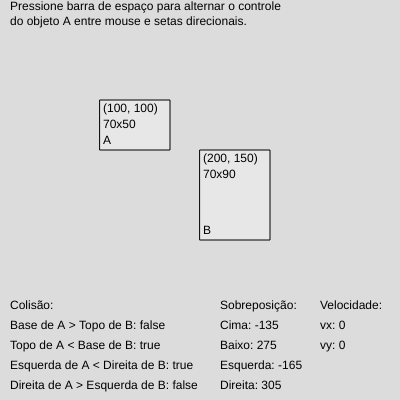
Frame 1 (no input)
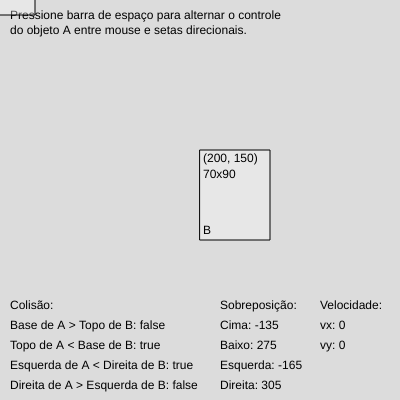
Frame 60 (no input)
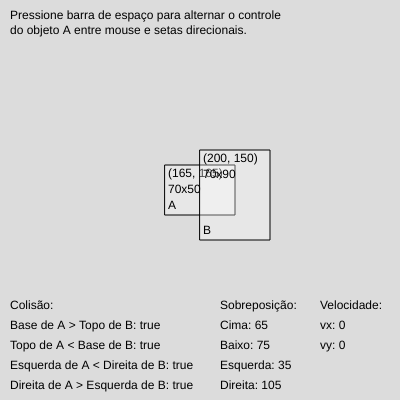
Frame 120 (the mouse pressed at the canvas centre since frame 60)

The p5.js sketch that drew these frames (run headless with seeded random() and noise() and a simulated clock; from frame 60 on, the mouse is pressed at the canvas centre):

// p5.js sketch
// ── sketch.js
class Objeto {
  constructor(x, y, largura, altura, rotulo) {
    this.x = x;
    this.y = y;
    this.largura = largura;
    this.altura = altura;
    this.rotulo = rotulo;
    this.vx = 0;
    this.vy = 0;
  }

  mostrar() {
    fill(255, 80);
    rect(this.x, this.y, this.largura, this.altura);
    textSize(12);
    textAlign(LEFT, TOP);
    fill("black");
    text(`(${this.x}, ${this.y})`, this.x + 3, this.y + 3);
    text(`${this.largura}x${this.altura}`, this.x + 3, this.y + 19);

    textAlign(LEFT, BOTTOM);
    text(this.rotulo, this.x + 3, this.y + this.altura - 3);
  }

  seguir(x, y) {
    this.x = x;
    this.y = y;
  }

  mover() {
    this.x += this.vx;
    this.y += this.vy;
  }
}

let movel, fixo, controlarComMouse;
function setup() {
  createCanvas(400, 400);
  fixo = new Objeto(200, 150, 70, 90, "B");
  movel = new Objeto(100, 100, 70, 50, "A");
  controlarComMouse = true;
}

function draw() {
  background(220);
  text(
    "Pressione barra de espaço para alternar o controle \ndo objeto A entre mouse e setas direcionais.",
    10,
    10
  );
  movel.mover();
  movel.mostrar();
  fixo.mostrar();

  checarColisao();
  controlar();
  desenharInfo();
}

function checarColisao() {
  let colide =
    movel.y + movel.altura > fixo.y &&
    movel.y < fixo.y + fixo.altura &&
    movel.x < fixo.x + fixo.largura &&
    movel.x + movel.largura > fixo.x;

  if (colide) {
    let overlapLeft = movel.x + movel.largura - fixo.x;
    let overlapRight = fixo.x + fixo.largura - movel.x;
    let overlapTop = movel.y + movel.altura - fixo.y;
    let overlapBottom = fixo.y + fixo.altura - movel.y;

    let minOverlap = Math.min(
      overlapBottom,
      overlapLeft,
      overlapRight,
      overlapTop
    );

    if (minOverlap === overlapTop && movel.vy > 0) {
      movel.y = fixo.y - movel.altura;
      movel.vy = 0;
    } else if (minOverlap === overlapBottom && movel.vy < 0) {
      movel.y = fixo.y + fixo.altura;
      movel.vy = 0;
    } else if (minOverlap === overlapLeft && movel.vx > 0) {
      movel.x = fixo.x - movel.largura;
      movel.vx = 0;
    } else if (minOverlap === overlapRight && movel.vx < 0) {
      movel.x = fixo.x + fixo.largura;
      movel.vx = 0;
    }
  }
}

function controlar() {
  if (controlarComMouse) {
    movel.seguir(mouseX - movel.largura / 2, mouseY - movel.largura / 2);
  } else {
    if (keyIsDown(UP_ARROW)) {
      movel.vy = -1;
    } else if (keyIsDown(DOWN_ARROW)) {
      movel.vy = 1;
    } else {
      movel.vy = 0;
    }
    if (keyIsDown(LEFT_ARROW)) {
      movel.vx = -1;
    } else if (keyIsDown(RIGHT_ARROW)) {
      movel.vx = 1;
    } else {
      movel.vx = 0;
    }
  }
}

function keyPressed() {
  if (keyCode === 32) {
    controlarComMouse = !controlarComMouse;
  }
}

function desenharInfo() {
  let topo = 300;
  textSize(12);
  textAlign(LEFT, TOP);
  fill("black");
  text("Colisão:", 10, topo);
  text(
    `Base de A > Topo de B: ${movel.y + movel.altura > fixo.y}`,
    10,
    topo + 20
  );
  text(
    `Topo de A < Base de B: ${movel.y < fixo.y + fixo.altura}`,
    10,
    topo + 40
  );
  text(
    `Esquerda de A < Direita de B: ${movel.x < fixo.x + fixo.largura}`,
    10,
    topo + 60
  );
  text(
    `Direita de A > Esquerda de B: ${movel.x + movel.largura > fixo.x}`,
    10,
    topo + 80
  );

  let overlapLeft = movel.x + movel.largura - fixo.x;
  let overlapRight = fixo.x + fixo.largura - movel.x;
  let overlapTop = movel.y + movel.altura - fixo.y;
  let overlapBottom = fixo.y + fixo.altura - movel.y;

  text("Sobreposição:", 220, topo);
  text(`Cima: ${overlapTop}`, 220, topo + 20);
  text(`Baixo: ${overlapBottom}`, 220, topo + 40);
  text(`Esquerda: ${overlapLeft}`, 220, topo + 60);
  text(`Direita: ${overlapRight}`, 220, topo + 80);

  text("Velocidade:", 320, topo);
  text(`vx: ${movel.vx}`, 320, topo + 20);
  text(`vy: ${movel.vy}`, 320, topo + 40);
}
